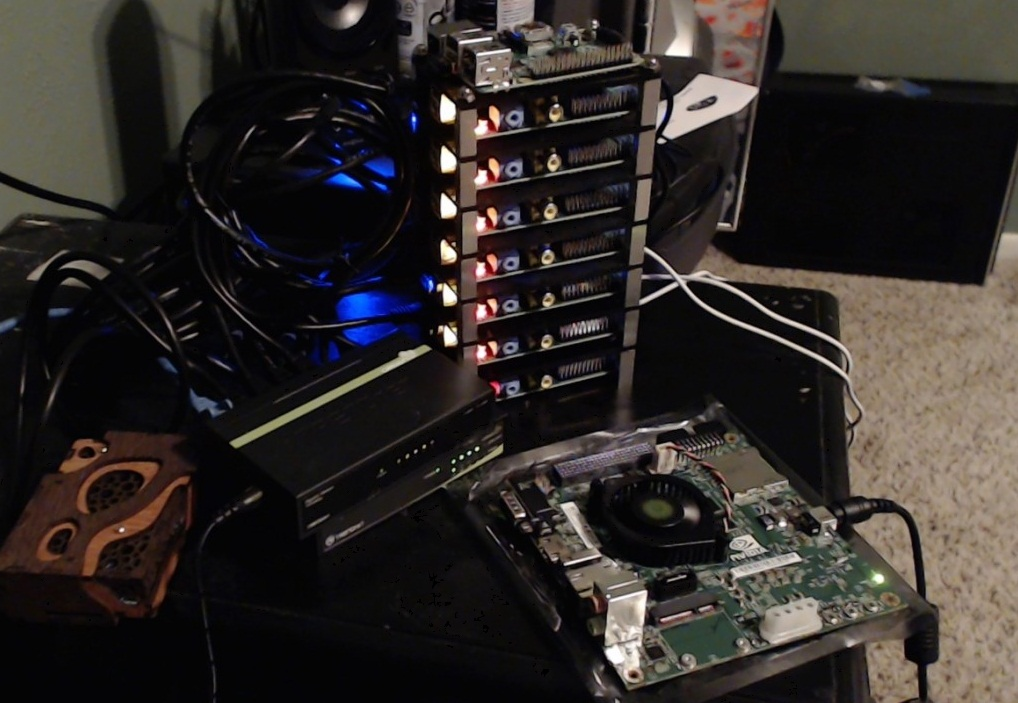
#> input picture opencv-template-matching-python-tutorial.jpg, 1018 x 703 px; the run also reads 1 picture not shown here
$ python detect1.py
#> lines starting #> are read from the running program, lines starting #| are printed output that depends on the picture; after the words box and inside, x2 and y2 are one past the last pixel; in counts of white or black regions, pixels touching at a corner belong together
import cv2
import numpy as np
img_rgb=cv2.imread('opencv-template-matching-python-tutorial.jpg')
#> img_rgb is the input picture: shape (703, 1018, 3); mean B, G, R 40.7, 43.2, 48.1
img_gray=cv2.cvtColor(img_rgb,cv2.COLOR_BGR2GRAY)
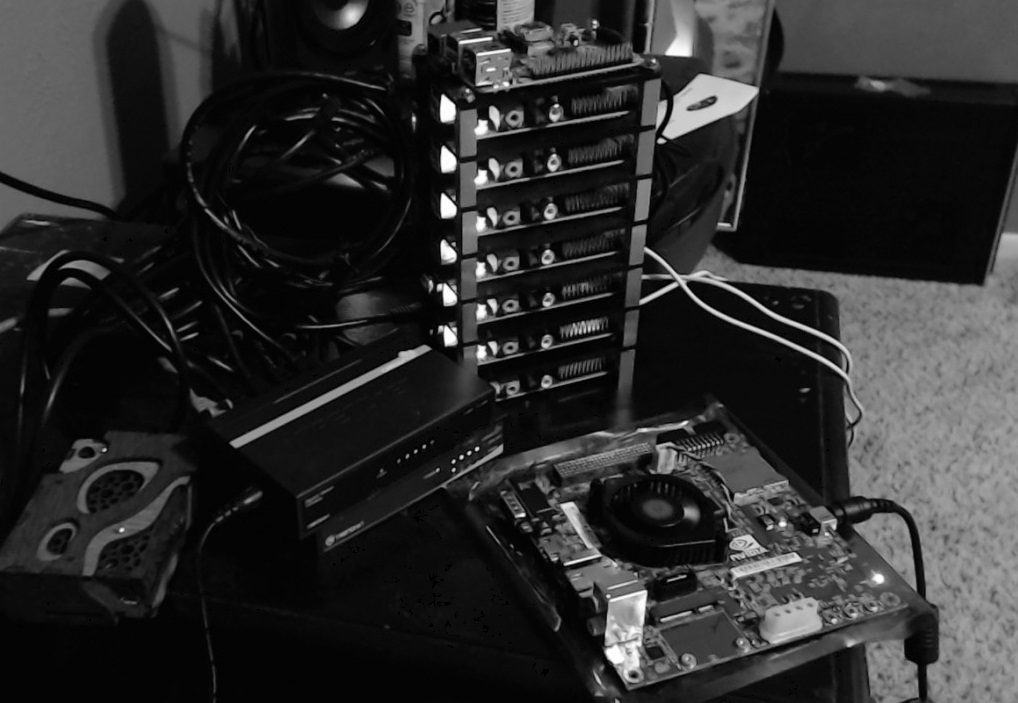
#> img_gray: shape (703, 1018); min 0, max 255, mean 44.4
template=cv2.imread('pp.png',0)
w,h=template.shape[::-1]
#> w = 19; h = 22
res=cv2.matchTemplate(img_gray,template,cv2.TM_CCOEFF_NORMED)
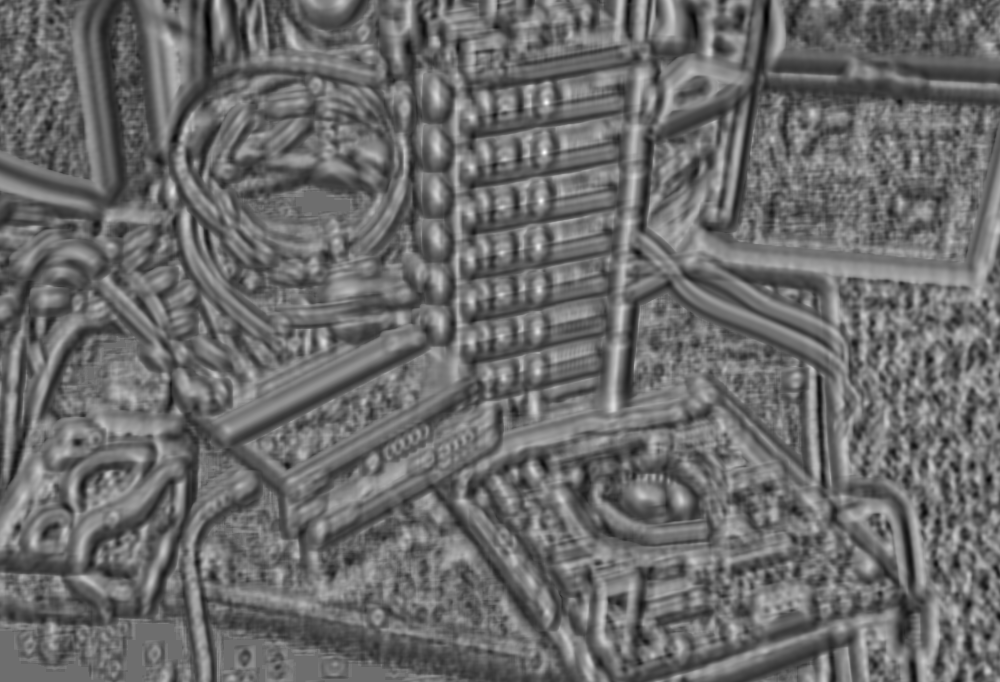
#> res: shape (682, 1000) float32; min -0.759, max 0.998, mean -0.0187; drawn with min black and max white
print(res)
#> (printed output is left out)
thresold=0.8
loc=np.where(res>=thresold)
#> loc = 23 positions, rows 101 to 247, columns 538 to 547
print(loc)
#| (array([101, 101, 102, 102, 102, 103, 103, 151, 151, 151, 152, 152, 152,
#|        153, 153, 153, 199, 200, 200, 201, 201, 246, 247]), array([545, 546, 545, 546, 547, 545, 546, 543, 544, 545, 543, 544, 545,
#|        543, 544, 545, 541, 540, 541, 540, 541, 538, 538]))
for pt in zip(*loc[::-1]):
    cv2.rectangle(img_rgb,pt,(pt[0]+w,pt[1]+h),(255,0,0),2)
#> this loop made 23 passes
#> pt on passes 1 to 12: (545, 101), (546, 101), (545, 102), (546, 102), (547, 102), (545, 103), (546, 103), (543, 151), (544, 151), (545, 151), (543, 152), (544, 152)
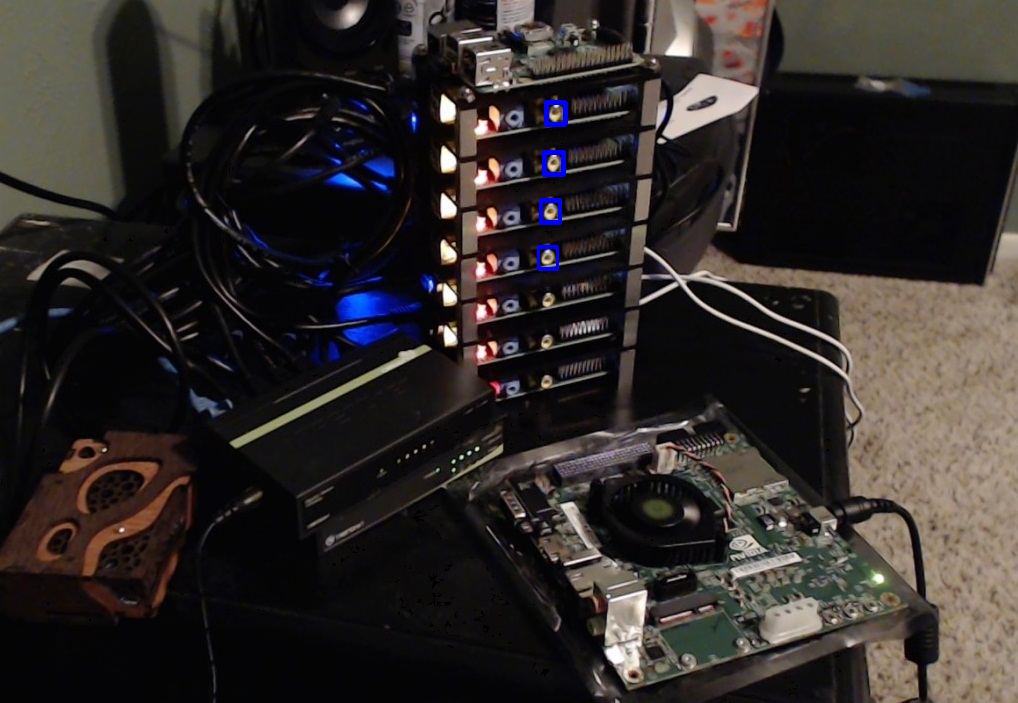
#> img_rgb: shape (703, 1018, 3); 0.2% of pixels changed, all inside (x1, y1, x2, y2) = (537, 100, 568, 271)
cv2.imshow('detect',img_rgb)
